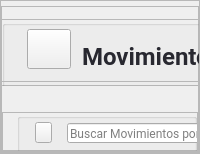
            <widget class="QWidget" name="page_movimientos">
             <layout class="QHBoxLayout" name="horizontalLayout_4">
              <property name="spacing">
               <number>0</number>
              </property>
              <property name="leftMargin">
               <number>0</number>
              </property>
              <property name="topMargin">
               <number>0</number>
              </property>
              <property name="rightMargin">
               <number>0</number>
              </property>
              <property name="bottomMargin">
               <number>0</number>
              </property>
              <item>
               <widget class="QFrame" name="container_mov_2">
                <property name="frameShape">
                 <enum>QFrame::StyledPanel</enum>
                </property>
                <property name="frameShadow">
                 <enum>QFrame::Raised</enum>
                </property>
                <layout class="QVBoxLayout" name="verticalLayout_27" stretch="0,0,0">
                 <property name="spacing">
                  <number>0</number>
                 </property>
                 <property name="leftMargin">
                  <number>0</number>
                 </property>
                 <property name="topMargin">
                  <number>0</number>
                 </property>
                 <property name="rightMargin">
                  <number>0</number>
                 </property>
                 <property name="bottomMargin">
                  <number>0</number>
                 </property>
                 <item>
                  <widget class="QFrame" name="top_frame_mov_2">
                   <property name="minimumSize">
                    <size>
                     <width>1</width>
                     <height>80</height>
                    </size>
                   </property>
                   <property name="maximumSize">
                    <size>
                     <width>555</width>
                     <height>70</height>
                    </size>
                   </property>
                   <property name="frameShape">
                    <enum>QFrame::StyledPanel</enum>
                   </property>
                   <property name="frameShadow">
                    <enum>QFrame::Raised</enum>
                   </property>
                   <widget class="QFrame" name="frame_12">
                    <property name="geometry">
                     <rect>
                      <x>0</x>
                      <y>13</y>
                      <width>681</width>
                      <height>70</height>
                     </rect>
                    </property>
                    <property name="minimumSize">
                     <size>
                      <width>354</width>
                      <height>70</height>
                     </size>
                    </property>
                    <property name="maximumSize">
                     <size>
                      <width>16777215</width>
                      <height>50</height>
                     </size>
                    </property>
                    <property name="frameShape">
                     <enum>QFrame::StyledPanel</enum>
                    </property>
                    <property name="frameShadow">
                     <enum>QFrame::Raised</enum>
                    </property>
                    <layout class="QVBoxLayout" name="verticalLayout_29">
                     <property name="spacing">
                      <number>0</number>
                     </property>
                     <property name="leftMargin">
                      <number>0</number>
                     </property>
                     <property name="topMargin">
                      <number>0</number>
                     </property>
                     <property name="rightMargin">
                      <number>0</number>
                     </property>
                     <property name="bottomMargin">
                      <number>0</number>
                     </property>
                     <item>
                      <widget class="QGroupBox" name="groupBox_8">
                       <property name="minimumSize">
                        <size>
                         <width>384</width>
                         <height>0</height>
                        </size>
                       </property>
                       <property name="title">
                        <string/>
                       </property>
                       <widget class="QLabel" name="label_27">
                        <property name="geometry">
                         <rect>
                          <x>80</x>
                          <y>10</y>
                          <width>152</width>
                          <height>52</height>
                         </rect>
                        </property>
                        <property name="minimumSize">
                         <size>
                          <width>152</width>
                          <height>0</height>
                         </size>
                        </property>
                        <property name="maximumSize">
                         <size>
                          <width>120</width>
                          <height>16777215</height>
                         </size>
                        </property>
                        <property name="font">
                         <font>
                          <family>Roboto</family>
                          <pointsize>18</pointsize>
                          <weight>75</weight>
                          <bold>true</bold>
                         </font>
                        </property>
                        <property name="styleSheet">
                         <string notr="true">color: #282830 ;
</string>
                        </property>
                        <property name="text">
                         <string>Movimientos</string>
                        </property>
                        <property name="alignment">
                         <set>Qt::AlignLeading|Qt::AlignLeft|Qt::AlignVCenter</set>
                        </property>
                       </widget>
                       <widget class="QPushButton" name="pushButton_16">
                        <property name="geometry">
                         <rect>
                          <x>20</x>
                          <y>9</y>
                          <width>49</width>
                          <height>40</height>
                         </rect>
                        </property>
                        <property name="maximumSize">
                         <size>
                          <width>60</width>
                          <height>60</height>
                         </size>
                        </property>
                        <property name="styleSheet">
                         <string notr="true">margin-left:5px</string>
                        </property>
                        <property name="text">
                         <string/>
                        </property>
                        <property name="icon">
                         <iconset resource="../img/img_oficiales.qrc">
                          <normaloff>:/img/trading.png</normaloff>:/img/trading.png</iconset>
                        </property>
                        <property name="iconSize">
                         <size>
                          <width>40</width>
                          <height>40</height>
                         </size>
                        </property>
                       </widget>
                       <widget class="QPushButton" name="new_ingreso_btn">
                        <property name="geometry">
                         <rect>
                          <x>250</x>
                          <y>22</y>
                          <width>81</width>
                          <height>26</height>
                         </rect>
                        </property>
                        <property name="minimumSize">
                         <size>
                          <width>0</width>
                          <height>26</height>
                         </size>
                        </property>
                        <property name="font">
                         <font>
                          <family>Roboto</family>
                          <pointsize>9</pointsize>
                          <weight>75</weight>
                          <bold>true</bold>
                         </font>
                        </property>
                        <property name="cursor">
                         <cursorShape>PointingHandCursor</cursorShape>
                        </property>
                        <property name="styleSheet">
                         <string notr="true">QPushButton{
background-color: rgb(71, 71, 103);
color:#fff;
padding-right:15px;
border-radius: 5px;
text-align:right;
}

QPushButton:hover{
background-color: rgba(71, 71, 103,180);

}</string>
                        </property>
                        <property name="text">
                         <string>Ingreso</string>
                        </property>
                        <property name="icon">
                         <iconset resource="../img/img_oficiales.qrc">
                          <normaloff>:/img/plus.png</normaloff>:/img/plus.png</iconset>
                        </property>
                        <property name="iconSize">
                         <size>
                          <width>13</width>
                          <height>13</height>
                         </size>
                        </property>
                       </widget>
                       <widget class="QPushButton" name="new_egreso_btn">
                        <property name="geometry">
                         <rect>
                          <x>351</x>
                          <y>23</y>
                          <width>81</width>
                          <height>26</height>
                         </rect>
                        </property>
                        <property name="minimumSize">
                         <size>
                          <width>0</width>
                          <height>26</height>
                         </size>
                        </property>
                        <property name="font">
                         <font>
                          <family>Roboto</family>
                          <pointsize>9</pointsize>
                          <weight>75</weight>
                          <bold>true</bold>
                         </font>
                        </property>
                        <property name="cursor">
                         <cursorShape>PointingHandCursor</cursorShape>
                        </property>
                        <property name="styleSheet">
                         <string notr="true">QPushButton{
background-color: rgb(71, 71, 103);
color:#fff;
padding-right:15px;
border-radius: 5px;
text-align:right;
}

QPushButton:hover{
background-color: rgba(71, 71, 103,180);

}</string>
                        </property>
                        <property name="text">
                         <string>Egreso</string>
                        </property>
                        <property name="icon">
                         <iconset resource="../img/img_oficiales.qrc">
                          <normaloff>:/img/plus.png</normaloff>:/img/plus.png</iconset>
                        </property>
                        <property name="iconSize">
                         <size>
                          <width>13</width>
                          <height>13</height>
                         </size>
                        </property>
                       </widget>
                      </widget>
                     </item>
                    </layout>
                   </widget>
                  </widget>
                 </item>
                 <item>
                  <widget class="QFrame" name="mid_mov_2">
                   <property name="maximumSize">
                    <size>
                     <width>16777215</width>
                     <height>70</height>
                    </size>
                   </property>
                   <property name="frameShape">
                    <enum>QFrame::StyledPanel</enum>
                   </property>
                   <property name="frameShadow">
                    <enum>QFrame::Raised</enum>
                   </property>
                   <layout class="QVBoxLayout" name="verticalLayout_30">
                    <property name="spacing">
                     <number>0</number>
                    </property>
                    <property name="leftMargin">
                     <number>0</number>
                    </property>
                    <property name="topMargin">
                     <number>30</number>
                    </property>
                    <property name="rightMargin">
                     <number>0</number>
                    </property>
                    <property name="bottomMargin">
                     <number>0</number>
                    </property>
                    <item alignment="Qt::AlignBottom">
                     <widget class="QFrame" name="frame_21">
                      <property name="minimumSize">
                       <size>
                        <width>0</width>
                        <height>50</height>
                       </size>
                      </property>
                      <property name="maximumSize">
                       <size>
                        <width>16777215</width>
                        <height>50</height>
                       </size>
                      </property>
                      <property name="frameShape">
                       <enum>QFrame::StyledPanel</enum>
                      </property>
                      <property name="frameShadow">
                       <enum>QFrame::Raised</enum>
                      </property>
                      <layout class="QVBoxLayout" name="verticalLayout_31">
                       <property name="spacing">
                        <number>0</number>
                       </property>
                       <property name="leftMargin">
                        <number>0</number>
                       </property>
                       <property name="topMargin">
                        <number>0</number>
                       </property>
                       <property name="rightMargin">
                        <number>0</number>
                       </property>
                       <property name="bottomMargin">
                        <number>0</number>
                       </property>
                       <item>
                        <widget class="QGroupBox" name="groupBox_9">
                         <property name="minimumSize">
                          <size>
                           <width>0</width>
                           <height>50</height>
                          </size>
                         </property>
                         <property name="styleSheet">
                          <string notr="true">margin-left: 14px</string>
                         </property>
                         <property name="title">
                          <string/>
                         </property>
                         <widget class="QPushButton" name="pushButton_18">
                          <property name="geometry">
                           <rect>
                            <x>18</x>
                            <y>9</y>
                            <width>31</width>
                            <height>21</height>
                           </rect>
                          </property>
                          <property name="minimumSize">
                           <size>
                            <width>0</width>
                            <height>21</height>
                           </size>
                          </property>
                          <property name="cursor">
                           <cursorShape>PointingHandCursor</cursorShape>
                          </property>
                          <property name="text">
                           <string/>
                          </property>
                          <property name="icon">
                           <iconset resource="../img/img_oficiales.qrc">
                            <normaloff>:/img/LupaB.png</normaloff>:/img/LupaB.png</iconset>
                          </property>
                          <property name="iconSize">
                           <size>
                            <width>52</width>
                            <height>82</height>
                           </size>
                          </property>
                         </widget>
                         <widget class="QLineEdit" name="lineEdit_5">
                          <property name="geometry">
                           <rect>
                            <x>50</x>
                            <y>10</y>
                            <width>311</width>
                            <height>20</height>
                           </rect>
                          </property>
                          <property name="minimumSize">
                           <size>
                            <width>0</width>
                            <height>20</height>
                           </size>
                          </property>
                          <property name="styleSheet">
                           <string notr="true">font-family: Roboto;
</string>
                          </property>
                          <property name="text">
                           <string/>
                          </property>
                          <property name="placeholderText">
                           <string>Buscar Movimientos por código, descripción,tipo o fecha</string>
                          </property>
                         </widget>
                        </widget>
                       </item>
                      </layout>
                     </widget>
                    </item>
                   </layout>
                  </widget>
                 </item>
                 <item>
                  <widget class="QFrame" name="bottom_mov_2">
                   <property name="frameShape">
                    <enum>QFrame::StyledPanel</enum>
                   </property>
                   <property name="frameShadow">
                    <enum>QFrame::Raised</enum>
                   </property>
                   <layout class="QVBoxLayout" name="verticalLayout_32">
                    <property name="spacing">
                     <number>0</number>
                    </property>
                    <property name="leftMargin">
                     <number>0</number>
                    </property>
                    <property name="topMargin">
                     <number>0</number>
                    </property>
                    <property name="rightMargin">
                     <number>0</number>
                    </property>
                    <property name="bottomMargin">
                     <number>0</number>
                    </property>
                    <item>
                     <widget class="QFrame" name="frame_22">
                      <property name="frameShape">
                       <enum>QFrame::StyledPanel</enum>
                      </property>
                      <property name="frameShadow">
                       <enum>QFrame::Raised</enum>
                      </property>
                      <widget class="QTableWidget" name="tableWidget_movimientos_2">
                       <property name="geometry">
                        <rect>
                         <x>40</x>
                         <y>50</y>
                         <width>921</width>
                         <height>371</height>
                        </rect>
                       </property>
                       <property name="cursor" stdset="0">
                        <cursorShape>PointingHandCursor</cursorShape>
                       </property>
                       <property name="styleSheet">
                        <string notr="true">QTableWidget{
font-size: 11pt;
margin-top:15px;
color: #000;
font-family: Roboto;
text-align:center;
}
QHeaderView::section {
    background-color: #394353;
	border-radius: 11px;
	color:#fff;
    font-size: 9pt;
	font-family:Roboto;
    border-left: 1px solid #394353;

}

QHeaderView::section:horizontal
{
    border-top: 1px solid #394353;

}

QHeaderView::section:vertical
{

    border-left: 1px solid #394353;
}</string>
                       </property>
                       <property name="editTriggers">
                        <set>QAbstractItemView::NoEditTriggers</set>
                       </property>
                       <property name="showGrid">
                        <bool>false</bool>
                       </property>
                       <attribute name="horizontalHeaderVisible">
                        <bool>false</bool>
                       </attribute>
                       <attribute name="horizontalHeaderCascadingSectionResizes">
                        <bool>true</bool>
                       </attribute>
                       <attribute name="horizontalHeaderDefaultSectionSize">
                        <number>135</number>
                       </attribute>
                       <attribute name="horizontalHeaderShowSortIndicator" stdset="0">
                        <bool>true</bool>
                       </attribute>
                       <attribute name="horizontalHeaderStretchLastSection">
                        <bool>true</bool>
                       </attribute>
                       <attribute name="verticalHeaderVisible">
                        <bool>false</bool>
                       </attribute>
                       <attribute name="verticalHeaderDefaultSectionSize">
                        <number>41</number>
                       </attribute>
                       <column>
                        <property name="text">
                         <string>New Column</string>
                        </property>
                       </column>
                       <column>
                        <property name="text">
                         <string>New Column</string>
                        </property>
                       </column>
                       <column>
                        <property name="text">
                         <string>New Column</string>
                        </property>
                       </column>
                       <column>
                        <property name="text">
                         <string>New Column</string>
                        </property>
                       </column>
                       <column>
                        <property name="text">
                         <string>New Column</string>
                        </property>
                       </column>
                       <column>
                        <property name="text">
                         <string>New Column</string>
                        </property>
                       </column>
                      </widget>
                      <widget class="QFrame" name="frame_23">
                       <property name="geometry">
                        <rect>
                         <x>29</x>
                         <y>9</y>
                         <width>831</width>
                         <height>41</height>
                        </rect>
                       </property>
                       <property name="minimumSize">
                        <size>
                         <width>56</width>
                         <height>41</height>
                        </size>
                       </property>
                       <property name="styleSheet">
                        <string notr="true">background-color: rgb(232, 232, 232);
border-radius:15px;</string>
                       </property>
                       <property name="frameShape">
                        <enum>QFrame::StyledPanel</enum>
                       </property>
                       <property name="frameShadow">
                        <enum>QFrame::Raised</enum>
                       </property>
                       <widget class="QLabel" name="label_28">
                        <property name="geometry">
                         <rect>
                          <x>20</x>
                          <y>10</y>
                          <width>47</width>
                          <height>18</height>
                         </rect>
                        </property>
                        <property name="font">
                         <font>
                          <family>Roboto</family>
                          <pointsize>11</pointsize>
                          <weight>75</weight>
                          <bold>true</bold>
                         </font>
                        </property>
                        <property name="styleSheet">
                         <string notr="true">background: none;
color: #282830 ;
</string>
                        </property>
                        <property name="text">
                         <string>Código</string>
                        </property>
                       </widget>
                       <widget class="QLabel" name="label_29">
                        <property name="geometry">
                         <rect>
                          <x>130</x>
                          <y>10</y>
                          <width>79</width>
                          <height>18</height>
                         </rect>
                        </property>
                        <property name="font">
                         <font>
                          <family>Roboto</family>
                          <pointsize>11</pointsize>
                          <weight>75</weight>
                          <bold>true</bold>
                         </font>
                        </property>
                        <property name="styleSheet">
                         <string notr="true">background: none;
color: #282830 ;

</string>
                        </property>
                        <property name="text">
                         <string>Descripción</string>
                        </property>
                       </widget>
                       <widget class="QLabel" name="label_30">
                        <property name="geometry">
                         <rect>
                          <x>410</x>
                          <y>10</y>
                          <width>132</width>
                          <height>18</height>
                         </rect>
                        </property>
                        <property name="font">
                         <font>
                          <family>Roboto</family>
                          <pointsize>11</pointsize>
                          <weight>75</weight>
                          <bold>true</bold>
                         </font>
                        </property>
                        <property name="styleSheet">
                         <string notr="true">background: none;
color: #282830 ;
</string>
                        </property>
                        <property name="text">
                         <string>Tipo de Movimiento</string>
                        </property>
                       </widget>
                       <widget class="QLabel" name="label_32">
                        <property name="geometry">
                         <rect>
                          <x>690</x>
                          <y>10</y>
                          <width>71</width>
                          <height>18</height>
                         </rect>
                        </property>
                        <property name="font">
                         <font>
                          <family>Roboto</family>
                          <pointsize>11</pointsize>
                          <weight>75</weight>
                          <bold>true</bold>
                         </font>
                        </property>
                        <property name="styleSheet">
                         <string notr="true">background: none;
color: #282830 ;
text-align:left;
</string>
                        </property>
                        <property name="text">
                         <string> Motivo</string>
                        </property>
                       </widget>
                       <widget class="QLabel" name="label_31">
                        <property name="geometry">
                         <rect>
                          <x>570</x>
                          <y>10</y>
                          <width>80</width>
                          <height>18</height>
                         </rect>
                        </property>
                        <property name="font">
                         <font>
                          <family>Roboto</family>
                          <pointsize>11</pointsize>
                          <weight>75</weight>
                          <bold>true</bold>
                         </font>
                        </property>
                        <property name="styleSheet">
                         <string notr="true">background: none;
color: #282830 ;
</string>
                        </property>
                        <property name="text">
                         <string> Fecha </string>
                        </property>
                       </widget>
                       <widget class="QLabel" name="label_33">
                        <property name="geometry">
                         <rect>
                          <x>280</x>
                          <y>10</y>
                          <width>61</width>
                          <height>18</height>
                         </rect>
                        </property>
                        <property name="font">
                         <font>
                          <family>Roboto</family>
                          <pointsize>11</pointsize>
                          <weight>75</weight>
                          <bold>true</bold>
                         </font>
                        </property>
                        <property name="styleSheet">
                         <string notr="true">background: none;
color: #282830 ;

</string>
                        </property>
                        <property name="text">
                         <string>Cantidad</string>
                        </property>
                       </widget>
                      </widget>
                      <widget class="QPushButton" name="btn_actualizarMov">
                       <property name="geometry">
                        <rect>
                         <x>870</x>
                         <y>20</y>
                         <width>31</width>
                         <height>21</height>
                        </rect>
                       </property>
                       <property name="minimumSize">
                        <size>
                         <width>0</width>
                         <height>21</height>
                        </size>
                       </property>
                       <property name="cursor">
                        <cursorShape>PointingHandCursor</cursorShape>
                       </property>
                       <property name="text">
                        <string/>
                       </property>
                       <property name="icon">
                        <iconset resource="../img/img_oficiales.qrc">
                         <normaloff>:/img/refresh.png</normaloff>:/img/refresh.png</iconset>
                       </property>
                       <property name="iconSize">
                        <size>
                         <width>33</width>
                         <height>16</height>
                        </size>
                       </property>
                      </widget>
                     </widget>
                    </item>
                   </layout>
                  </widget>
                 </item>
                </layout>
               </widget>
              </item>
             </layout>
            </widget>
